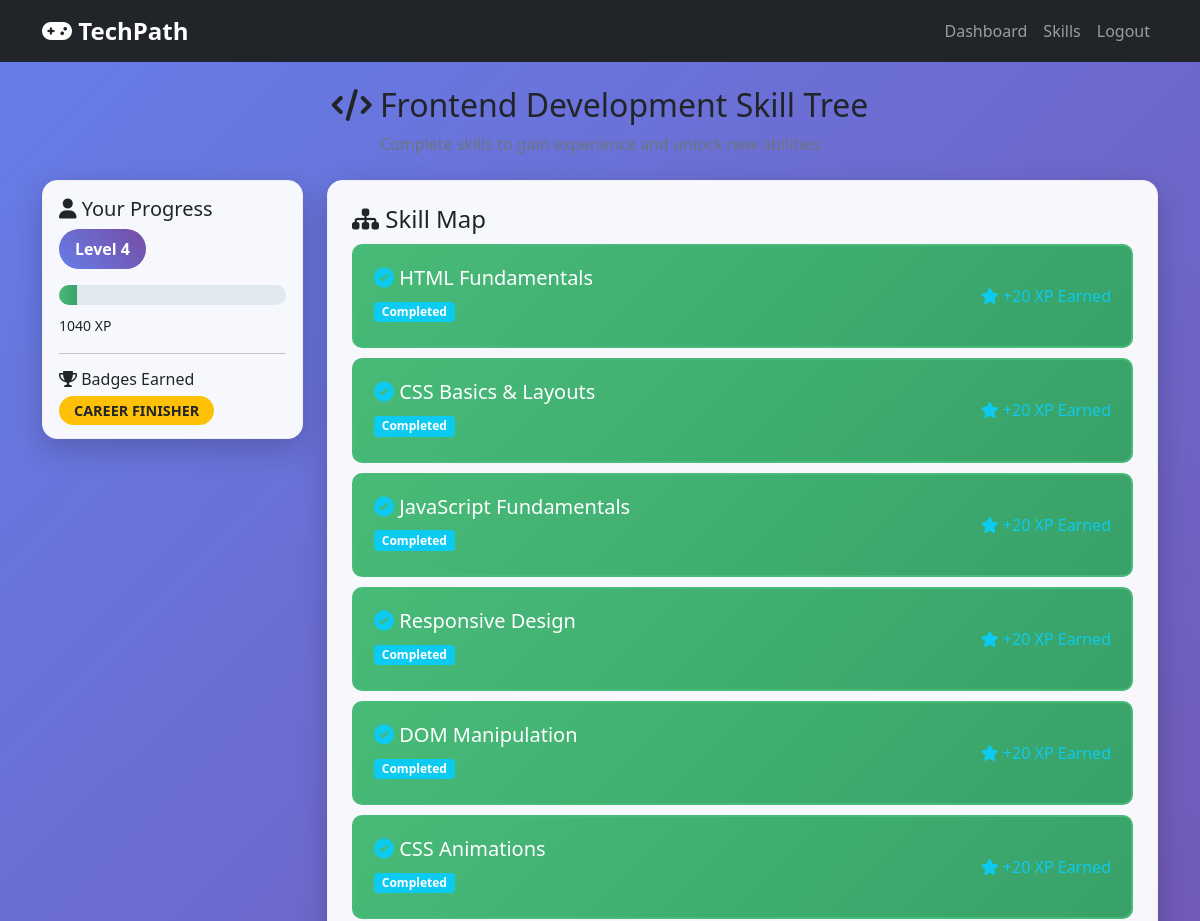
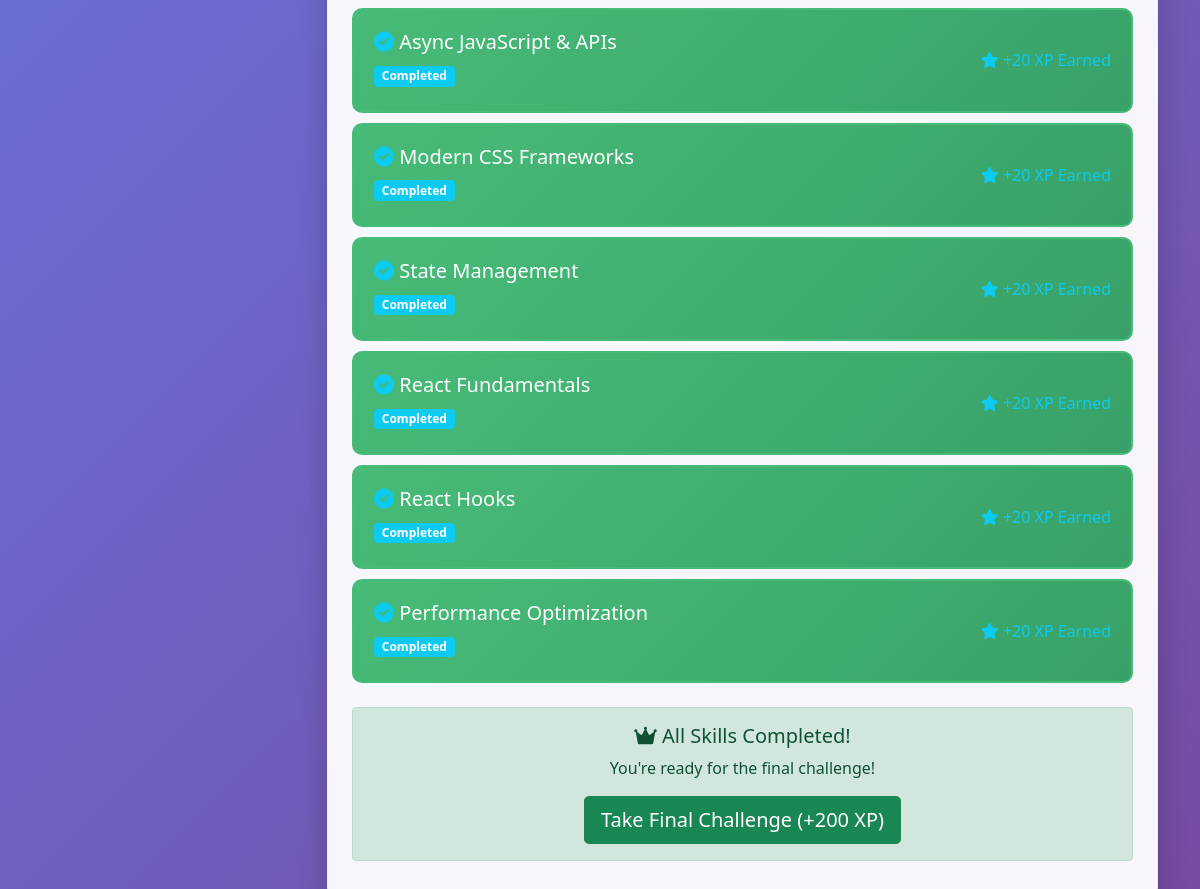
Page /skills (signed in) on the committed database (2 pictures, top to bottom).
### app.py (models this page shows)
class User(db.Model):
    id = db.Column(db.Integer, primary_key=True)
    name = db.Column(db.String(100))
    email = db.Column(db.String(100), unique=True)
    password = db.Column(db.String(100))
    xp = db.Column(db.Integer, default=0)
    level = db.Column(db.Integer, default=1)
    career = db.Column(db.String(100))
    badge = db.Column(db.String(100), default="Starter")
    skills_completed = db.Column(db.Integer, default=0)
    last_login = db.Column(db.DateTime)
    login_streak = db.Column(db.Integer, default=0)
    created_at = db.Column(db.DateTime, default=datetime.utcnow)

class Skill(db.Model):
    id = db.Column(db.Integer, primary_key=True)
    career = db.Column(db.String(100))
    name = db.Column(db.String(100))
    required_level = db.Column(db.Integer)

### app.py (the view)
@app.route("/skills")
def skills():
    if "user_id" not in session:
        return redirect("/login")
    user = User.query.get(session["user_id"])
    if not user.career:
        return redirect("/careers")
    all_skills = Skill.query.filter_by(career=user.career).order_by(Skill.required_level).all()
    user_skills = UserSkill.query.filter_by(user_id=user.id).all()
    completed_skill_ids = [us.skill_id for us in user_skills if us.completed]
    return render_template("skills.html", user=user, skills=all_skills, completed_skill_ids=completed_skill_ids)

### templates/skills.html
{% extends "base.html" %}
{% block content %}
<div class="text-center mb-4">
    <h2><i class="fas fa-code"></i> {{ user.career }} Skill Tree</h2>
    <p class="text-muted">Complete skills to gain experience and unlock new abilities</p>
</div>
<div class="row">
    <div class="col-md-3">
        <div class="game-card p-3">
            <h5><i class="fas fa-user"></i> Your Progress</h5>
            <div class="mb-3">
                <span class="level-badge">Level {{ user.level }}</span>
            </div>
            <div class="xp-bar mb-2">
                {% set xp_percentage = ((user.xp % 500) // 5) %}
                <div class="xp-progress" style="width: {{ xp_percentage }}%"></div>
            </div>
            <small>{{ user.xp }} XP</small>
            <hr>
            <h6><i class="fas fa-trophy"></i> Badges Earned</h6>
            <div class="mt-2">
                <span class="badge-custom bg-warning">{{ user.badge }}</span>
            </div>
        </div>
    </div>
    <div class="col-md-9">
        <div class="game-card p-4">
            <h4><i class="fas fa-sitemap"></i> Skill Map</h4>
            {% for skill in skills %}
                {% set is_completed = skill.id in completed_skill_ids %}
                {% set is_locked = user.level < skill.required_level %}
                <div class="skill-card {{ 'completed' if is_completed else ('locked' if is_locked else '') }}">
                    <div class="row align-items-center">
                        <div class="col-md-8">
                            <h5>
                                {% if is_completed %}
                                    <i class="fas fa-check-circle text-success"></i>
                                {% elif is_locked %}
                                    <i class="fas fa-lock text-muted"></i>
                                {% else %}
                                    <i class="fas fa-play-circle text-primary"></i>
                                {% endif %}
                                {{ skill.name }}
                            </h5>
                            <p class="mb-1">
                                {% if is_completed %}
                                    <span class="badge bg-success">Completed</span>
                                {% elif is_locked %}
                                    <span class="badge bg-secondary">Requires Level {{ skill.required_level }}</span>
                                {% else %}
                                    <span class="badge bg-primary">Available</span>
                                {% endif %}
                            </p>
                        </div>
                        <div class="col-md-4 text-end">
                            {% if not is_completed and not is_locked %}
                                <a href="{{ url_for('skill_mission', skill_id=skill.id) }}" class="btn btn-game btn-sm">
                                    Start Mission
                                </a>
                            {% elif is_completed %}
                                <span class="text-success"><i class="fas fa-star"></i> +20 XP Earned</span>
                            {% else %}
                                <button class="btn btn-secondary btn-sm" disabled>
                                    <i class="fas fa-lock"></i> Locked
                                </button>
                            {% endif %}
                        </div>
                    </div>
                </div>
            {% endfor %}
            {% if user.skills_completed >= 8 %}
                <div class="text-center mt-4">
                    <div class="alert alert-success">
                        <h5><i class="fas fa-crown"></i> All Skills Completed!</h5>
                        <p>You're ready for the final challenge!</p>
                        <a href="{{ url_for('final') }}" class="btn btn-success btn-lg">
                            Take Final Challenge (+200 XP)
                        </a>
                    </div>
                </div>
            {% endif %}
        </div>
    </div>
</div>
{% endblock %}

### templates/base.html (shortened to what this page needs)
<!DOCTYPE html>
<html lang="en">
<head>
    <link href="https://cdn.jsdelivr.net/npm/bootstrap@5.1.3/dist/css/bootstrap.min.css" rel="stylesheet">
    <link href="https://cdnjs.cloudflare.com/ajax/libs/font-awesome/6.0.0/css/all.min.css" rel="stylesheet">
</head>
<body>
    <nav class="navbar navbar-expand-lg navbar-dark bg-dark">
        <div class="container">
            <a class="navbar-brand" href="{{ url_for('dashboard') }}">
                <i class="fas fa-gamepad"></i> TechPath
            </a>
            <div class="navbar-nav ms-auto">
                {% if session.user_id %}
                    <a class="nav-link" href="{{ url_for('dashboard') }}">Dashboard</a>
                    <a class="nav-link" href="{{ url_for('skills') }}">Skills</a>
                    <a class="nav-link" href="{{ url_for('logout') }}">Logout</a>
                {% else %}
                    <a class="nav-link" href="{{ url_for('login') }}">Login</a>
                    <a class="nav-link" href="{{ url_for('register') }}">Register</a>
                {% endif %}
            </div>
        </div>
    </nav>
    <div class="container mt-4">
        {% block content %}{% endblock %}
    </div>
</body>
</html>

### templates/base.html (style rules this page uses)
:root { --primary-color: #667eea; --secondary-color: #764ba2; --success-color: #48bb78; --warning-color: #f6ad55; --danger-color: #fc8181; --dark-color: #2d3748; --bs-secondary-rgb: 255, 255, 255; --bs-success-rgb: 13, 202, 240; --bs-text-opacity: 1; --bs-bg-opacity: 1; }
body { background: linear-gradient(135deg, #667eea 0%, #764ba2 100%); min-height: 100vh; font-family: 'Segoe UI', Tahoma, Geneva, Verdana, sans-serif; }
.game-card { background: rgba(255, 255, 255, 0.95); border-radius: 15px; box-shadow: 0 10px 30px rgba(0, 0, 0, 0.2); backdrop-filter: blur(10px); border: 1px solid rgb(244, 239, 239); }
.level-badge { background: linear-gradient(45deg, var(--primary-color), var(--secondary-color)); color: white; padding: 8px 16px; border-radius: 25px; font-weight: bold; display: inline-block; }
.xp-bar { background: #e2e8f0; border-radius: 10px; overflow: hidden; height: 20px; }
.xp-progress { background: linear-gradient(90deg, var(--success-color), #38a169); height: 100%; transition: width 0.5s ease; }
.skill-card { border: 2px solid #e2e8f0; border-radius: 10px; padding: 20px; margin: 10px 0; transition: all 0.3s ease; cursor: pointer; }
.skill-card.completed { background: linear-gradient(135deg, #48bb78, #38a169); color: white; border-color: var(--success-color); }
.badge-custom { padding: 5px 15px; border-radius: 20px; font-size: 0.9rem; font-weight: bold; text-transform: uppercase; }
.navbar-brand { font-weight: bold; font-size: 1.5rem; }
.bg-success { background-color: rgba(var(--bs-success-rgb), var(--bs-bg-opacity)) !important; }
.badge { color: #ffffff; }

### rows in the picture
User: career "Frontend Development", level "4", xp "1040", badge "CAREER FINISHER"
Skill: name "HTML Fundamentals"
Skill: name "CSS Basics & Layouts"
Skill: name "JavaScript Fundamentals"
Skill: name "Responsive Design"
Skill: name "DOM Manipulation"
Skill: name "CSS Animations"
Skill: name "Async JavaScript & APIs"
Skill: name "Modern CSS Frameworks"
Skill: name "State Management"
Skill: name "React Fundamentals"
Skill: name "React Hooks"
Skill: name "Performance Optimization"
